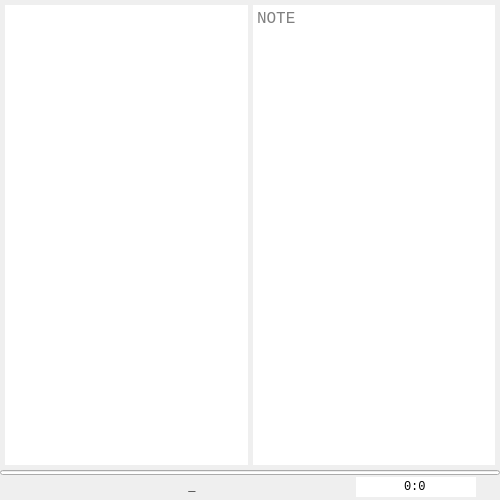
<?xml version="1.0" encoding="UTF-8"?>
<ui version="4.0">
 <class>projectpages_widget</class>
 <widget class="QWidget" name="projectpages_widget">
  <property name="geometry">
   <rect>
    <x>0</x>
    <y>0</y>
    <width>500</width>
    <height>500</height>
   </rect>
  </property>
  <property name="font">
   <font>
    <family>Lucida Console</family>
   </font>
  </property>
  <layout class="QVBoxLayout" name="projectpages_widget_layout">
   <property name="spacing">
    <number>0</number>
   </property>
   <property name="leftMargin">
    <number>0</number>
   </property>
   <property name="topMargin">
    <number>0</number>
   </property>
   <property name="rightMargin">
    <number>0</number>
   </property>
   <property name="bottomMargin">
    <number>0</number>
   </property>
   <item>
    <widget class="QWidget" name="group_path" native="true">
     <layout class="QGridLayout" name="group_path_layout">
      <property name="leftMargin">
       <number>0</number>
      </property>
      <property name="topMargin">
       <number>0</number>
      </property>
      <property name="rightMargin">
       <number>0</number>
      </property>
      <property name="bottomMargin">
       <number>0</number>
      </property>
      <property name="spacing">
       <number>5</number>
      </property>
     </layout>
    </widget>
   </item>
   <item>
    <widget class="QWidget" name="group_main" native="true">
     <property name="sizePolicy">
      <sizepolicy hsizetype="Expanding" vsizetype="Expanding">
       <horstretch>0</horstretch>
       <verstretch>0</verstretch>
      </sizepolicy>
     </property>
     <layout class="QGridLayout" name="group_main_layout">
      <property name="leftMargin">
       <number>5</number>
      </property>
      <property name="topMargin">
       <number>5</number>
      </property>
      <property name="rightMargin">
       <number>5</number>
      </property>
      <property name="bottomMargin">
       <number>5</number>
      </property>
      <property name="spacing">
       <number>5</number>
      </property>
      <item row="0" column="2">
       <widget class="QTextEdit" name="text_note">
        <property name="sizePolicy">
         <sizepolicy hsizetype="Ignored" vsizetype="Ignored">
          <horstretch>0</horstretch>
          <verstretch>0</verstretch>
         </sizepolicy>
        </property>
        <property name="font">
         <font>
          <pointsize>12</pointsize>
         </font>
        </property>
        <property name="frameShape">
         <enum>QFrame::NoFrame</enum>
        </property>
        <property name="lineWidth">
         <number>0</number>
        </property>
        <property name="tabStopWidth">
         <number>40</number>
        </property>
        <property name="placeholderText">
         <string>NOTE</string>
        </property>
       </widget>
      </item>
      <item row="0" column="0">
       <widget class="QListWidget" name="image_list">
        <property name="sizePolicy">
         <sizepolicy hsizetype="Ignored" vsizetype="Ignored">
          <horstretch>0</horstretch>
          <verstretch>0</verstretch>
         </sizepolicy>
        </property>
        <property name="focusPolicy">
         <enum>Qt::ClickFocus</enum>
        </property>
        <property name="frameShape">
         <enum>QFrame::NoFrame</enum>
        </property>
        <property name="frameShadow">
         <enum>QFrame::Plain</enum>
        </property>
        <property name="lineWidth">
         <number>0</number>
        </property>
        <property name="editTriggers">
         <set>QAbstractItemView::AllEditTriggers</set>
        </property>
        <property name="dragEnabled">
         <bool>true</bool>
        </property>
        <property name="dragDropOverwriteMode">
         <bool>true</bool>
        </property>
        <property name="dragDropMode">
         <enum>QAbstractItemView::InternalMove</enum>
        </property>
        <property name="defaultDropAction">
         <enum>Qt::MoveAction</enum>
        </property>
        <property name="alternatingRowColors">
         <bool>true</bool>
        </property>
        <property name="selectionMode">
         <enum>QAbstractItemView::ExtendedSelection</enum>
        </property>
        <property name="iconSize">
         <size>
          <width>100</width>
          <height>100</height>
         </size>
        </property>
        <property name="spacing">
         <number>2</number>
        </property>
        <property name="selectionRectVisible">
         <bool>true</bool>
        </property>
        <property name="itemAlignment">
         <set>Qt::AlignCenter</set>
        </property>
       </widget>
      </item>
     </layout>
    </widget>
   </item>
   <item>
    <widget class="QProgressBar" name="progress_bar">
     <property name="minimumSize">
      <size>
       <width>0</width>
       <height>0</height>
      </size>
     </property>
     <property name="maximumSize">
      <size>
       <width>16777215</width>
       <height>5</height>
      </size>
     </property>
     <property name="minimum">
      <number>1</number>
     </property>
     <property name="maximum">
      <number>1</number>
     </property>
     <property name="value">
      <number>1</number>
     </property>
     <property name="alignment">
      <set>Qt::AlignCenter</set>
     </property>
     <property name="textVisible">
      <bool>false</bool>
     </property>
    </widget>
   </item>
   <item>
    <widget class="QWidget" name="horizontal_buttons" native="true">
     <property name="sizePolicy">
      <sizepolicy hsizetype="Ignored" vsizetype="Fixed">
       <horstretch>0</horstretch>
       <verstretch>0</verstretch>
      </sizepolicy>
     </property>
     <property name="minimumSize">
      <size>
       <width>0</width>
       <height>25</height>
      </size>
     </property>
     <property name="maximumSize">
      <size>
       <width>16777215</width>
       <height>25</height>
      </size>
     </property>
     <layout class="QHBoxLayout" name="horizontal_buttons_layout">
      <property name="spacing">
       <number>2</number>
      </property>
      <property name="leftMargin">
       <number>10</number>
      </property>
      <property name="topMargin">
       <number>1</number>
      </property>
      <property name="rightMargin">
       <number>2</number>
      </property>
      <property name="bottomMargin">
       <number>1</number>
      </property>
      <item>
       <widget class="QWidget" name="project_buttons" native="true">
        <property name="sizePolicy">
         <sizepolicy hsizetype="Fixed" vsizetype="Fixed">
          <horstretch>0</horstretch>
          <verstretch>0</verstretch>
         </sizepolicy>
        </property>
        <property name="minimumSize">
         <size>
          <width>0</width>
          <height>20</height>
         </size>
        </property>
        <property name="maximumSize">
         <size>
          <width>16777215</width>
          <height>20</height>
         </size>
        </property>
        <layout class="QHBoxLayout" name="project_buttons_layout">
         <property name="spacing">
          <number>0</number>
         </property>
         <property name="leftMargin">
          <number>0</number>
         </property>
         <property name="topMargin">
          <number>0</number>
         </property>
         <property name="rightMargin">
          <number>0</number>
         </property>
         <property name="bottomMargin">
          <number>0</number>
         </property>
         <item>
          <widget class="QPushButton" name="project_new">
           <property name="sizePolicy">
            <sizepolicy hsizetype="Fixed" vsizetype="Fixed">
             <horstretch>0</horstretch>
             <verstretch>0</verstretch>
            </sizepolicy>
           </property>
           <property name="maximumSize">
            <size>
             <width>20</width>
             <height>20</height>
            </size>
           </property>
           <property name="focusPolicy">
            <enum>Qt::NoFocus</enum>
           </property>
           <property name="text">
            <string/>
           </property>
           <property name="checkable">
            <bool>true</bool>
           </property>
           <property name="flat">
            <bool>true</bool>
           </property>
          </widget>
         </item>
         <item>
          <widget class="QPushButton" name="project_open">
           <property name="sizePolicy">
            <sizepolicy hsizetype="Fixed" vsizetype="Fixed">
             <horstretch>0</horstretch>
             <verstretch>0</verstretch>
            </sizepolicy>
           </property>
           <property name="maximumSize">
            <size>
             <width>20</width>
             <height>20</height>
            </size>
           </property>
           <property name="focusPolicy">
            <enum>Qt::NoFocus</enum>
           </property>
           <property name="text">
            <string/>
           </property>
           <property name="flat">
            <bool>true</bool>
           </property>
          </widget>
         </item>
         <item>
          <widget class="QPushButton" name="project_save">
           <property name="sizePolicy">
            <sizepolicy hsizetype="Fixed" vsizetype="Fixed">
             <horstretch>0</horstretch>
             <verstretch>0</verstretch>
            </sizepolicy>
           </property>
           <property name="maximumSize">
            <size>
             <width>20</width>
             <height>20</height>
            </size>
           </property>
           <property name="focusPolicy">
            <enum>Qt::NoFocus</enum>
           </property>
           <property name="text">
            <string/>
           </property>
           <property name="flat">
            <bool>true</bool>
           </property>
          </widget>
         </item>
         <item>
          <widget class="QPushButton" name="project_close">
           <property name="sizePolicy">
            <sizepolicy hsizetype="Fixed" vsizetype="Fixed">
             <horstretch>0</horstretch>
             <verstretch>0</verstretch>
            </sizepolicy>
           </property>
           <property name="maximumSize">
            <size>
             <width>20</width>
             <height>20</height>
            </size>
           </property>
           <property name="focusPolicy">
            <enum>Qt::NoFocus</enum>
           </property>
           <property name="text">
            <string/>
           </property>
           <property name="flat">
            <bool>true</bool>
           </property>
          </widget>
         </item>
        </layout>
       </widget>
      </item>
      <item>
       <widget class="QLabel" name="path_text">
        <property name="sizePolicy">
         <sizepolicy hsizetype="Ignored" vsizetype="Fixed">
          <horstretch>0</horstretch>
          <verstretch>0</verstretch>
         </sizepolicy>
        </property>
        <property name="minimumSize">
         <size>
          <width>0</width>
          <height>20</height>
         </size>
        </property>
        <property name="maximumSize">
         <size>
          <width>16777215</width>
          <height>20</height>
         </size>
        </property>
        <property name="lineWidth">
         <number>0</number>
        </property>
        <property name="text">
         <string>_</string>
        </property>
        <property name="alignment">
         <set>Qt::AlignCenter</set>
        </property>
       </widget>
      </item>
      <item>
       <widget class="QWidget" name="icon_buttons" native="true">
        <property name="sizePolicy">
         <sizepolicy hsizetype="Fixed" vsizetype="Preferred">
          <horstretch>0</horstretch>
          <verstretch>0</verstretch>
         </sizepolicy>
        </property>
        <layout class="QHBoxLayout" name="icon_buttons_layout">
         <property name="spacing">
          <number>0</number>
         </property>
         <property name="sizeConstraint">
          <enum>QLayout::SetFixedSize</enum>
         </property>
         <property name="leftMargin">
          <number>0</number>
         </property>
         <property name="topMargin">
          <number>0</number>
         </property>
         <property name="rightMargin">
          <number>0</number>
         </property>
         <property name="bottomMargin">
          <number>0</number>
         </property>
         <item>
          <widget class="QPushButton" name="page_new">
           <property name="sizePolicy">
            <sizepolicy hsizetype="Fixed" vsizetype="Fixed">
             <horstretch>0</horstretch>
             <verstretch>0</verstretch>
            </sizepolicy>
           </property>
           <property name="maximumSize">
            <size>
             <width>20</width>
             <height>20</height>
            </size>
           </property>
           <property name="focusPolicy">
            <enum>Qt::NoFocus</enum>
           </property>
           <property name="text">
            <string/>
           </property>
           <property name="flat">
            <bool>true</bool>
           </property>
          </widget>
         </item>
         <item>
          <widget class="QPushButton" name="page_add">
           <property name="sizePolicy">
            <sizepolicy hsizetype="Fixed" vsizetype="Fixed">
             <horstretch>0</horstretch>
             <verstretch>0</verstretch>
            </sizepolicy>
           </property>
           <property name="maximumSize">
            <size>
             <width>20</width>
             <height>20</height>
            </size>
           </property>
           <property name="focusPolicy">
            <enum>Qt::NoFocus</enum>
           </property>
           <property name="text">
            <string/>
           </property>
           <property name="flat">
            <bool>true</bool>
           </property>
          </widget>
         </item>
         <item>
          <widget class="QPushButton" name="page_delete">
           <property name="sizePolicy">
            <sizepolicy hsizetype="Fixed" vsizetype="Fixed">
             <horstretch>0</horstretch>
             <verstretch>0</verstretch>
            </sizepolicy>
           </property>
           <property name="maximumSize">
            <size>
             <width>20</width>
             <height>20</height>
            </size>
           </property>
           <property name="focusPolicy">
            <enum>Qt::NoFocus</enum>
           </property>
           <property name="text">
            <string/>
           </property>
           <property name="flat">
            <bool>true</bool>
           </property>
          </widget>
         </item>
        </layout>
       </widget>
      </item>
      <item>
       <widget class="QSpinBox" name="index_number">
        <property name="sizePolicy">
         <sizepolicy hsizetype="Ignored" vsizetype="Fixed">
          <horstretch>0</horstretch>
          <verstretch>0</verstretch>
         </sizepolicy>
        </property>
        <property name="minimumSize">
         <size>
          <width>0</width>
          <height>0</height>
         </size>
        </property>
        <property name="maximumSize">
         <size>
          <width>120</width>
          <height>20</height>
         </size>
        </property>
        <property name="frame">
         <bool>false</bool>
        </property>
        <property name="alignment">
         <set>Qt::AlignCenter</set>
        </property>
        <property name="buttonSymbols">
         <enum>QAbstractSpinBox::NoButtons</enum>
        </property>
        <property name="suffix">
         <string>:0</string>
        </property>
        <property name="maximum">
         <number>16777215</number>
        </property>
       </widget>
      </item>
      <item>
       <widget class="QPushButton" name="settings">
        <property name="sizePolicy">
         <sizepolicy hsizetype="Fixed" vsizetype="Fixed">
          <horstretch>0</horstretch>
          <verstretch>0</verstretch>
         </sizepolicy>
        </property>
        <property name="minimumSize">
         <size>
          <width>0</width>
          <height>0</height>
         </size>
        </property>
        <property name="maximumSize">
         <size>
          <width>20</width>
          <height>20</height>
         </size>
        </property>
        <property name="focusPolicy">
         <enum>Qt::NoFocus</enum>
        </property>
        <property name="text">
         <string/>
        </property>
        <property name="flat">
         <bool>true</bool>
        </property>
       </widget>
      </item>
     </layout>
    </widget>
   </item>
  </layout>
 </widget>
 <resources/>
 <connections/>
</ui>
